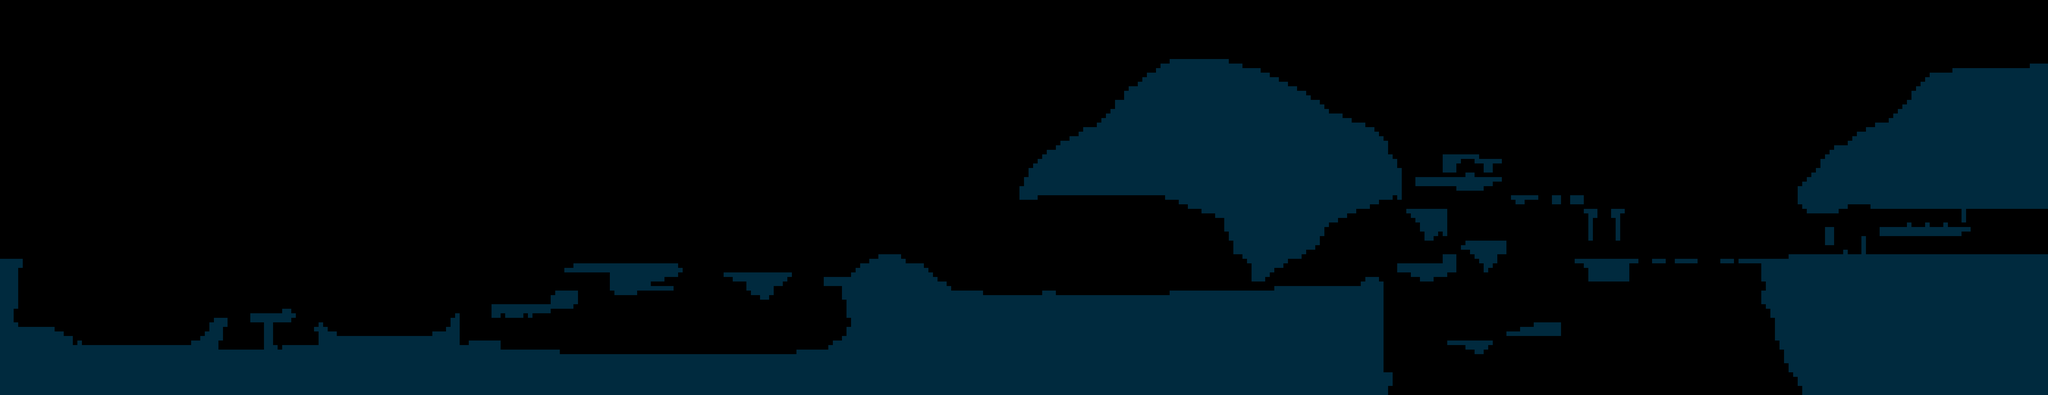

Tiled map render using the project's own tile images. Description and the map definition, with tile-layer contents summarised, below:
An orthogonal 450x87 tile map with 16x16 px tiles, 1 tile layer (Tile Layer 1).

<map version="1.0" orientation="orthogonal" renderorder="right-down" width="450" height="87" tilewidth="16" tileheight="16" nextobjectid="1">
 <tileset firstgid="1" name="environment-tiles" tilewidth="16" tileheight="16" tilecount="672" columns="42">
  <image source="environment-tiles.png" width="672" height="256" />
 </tileset>
 <layer name="Tile Layer 1" width="450" height="87">
  <data>[39150 cells, 10915 non-empty, 1 distinct tile ids]</data>
 </layer>
</map>
